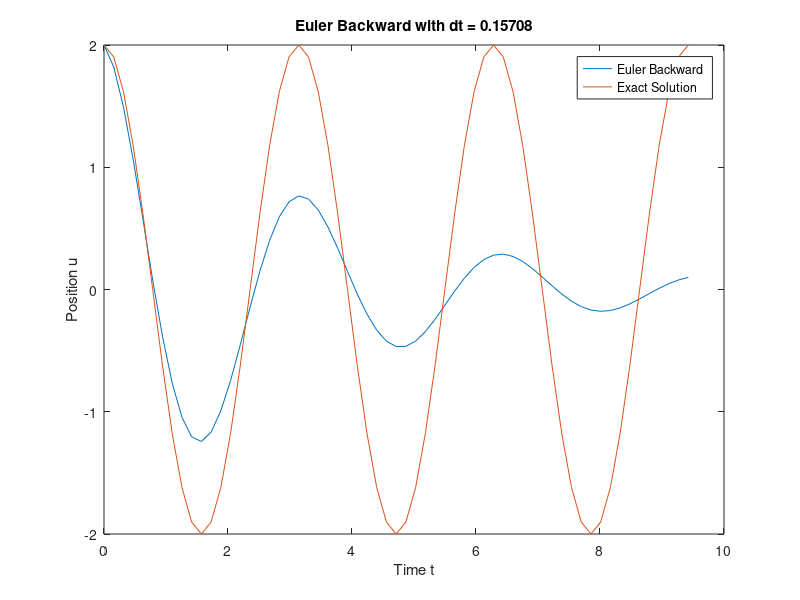

Reproduce this figure in MATLAB.
%% Exercise 4.14
%Solution of Exercise 4.14 from S. Lingeand H. P. Langtangen book
%
omega = 2;
P = 2*pi/omega;
dt = P/20;
T = 3*P;


t = 0:dt:T;
u = zeros(1 , length(t));
v = zeros(1 , length(t));

% Initial condition
X_0 = 2;
u(1) = X_0;
v(1) = 0;

for n = 2:length(t)
    u(n) = (u(n-1) + dt*v(n-1)) / (1 + (dt*omega)^2);
    v(n) = v(n-1) - ((dt*omega^2) * ((u(n-1) + dt*v(n-1)) / (1 + (dt*omega)^2)));
end

exact_sol = X_0*cos(omega*t);

figure
plot(t,u,t,exact_sol)
title(sprintf('Euler Backward with dt = %g',dt));
legend('Euler Backward' , 'Exact Solution')
xlabel('Time t');
ylabel('Position u')

